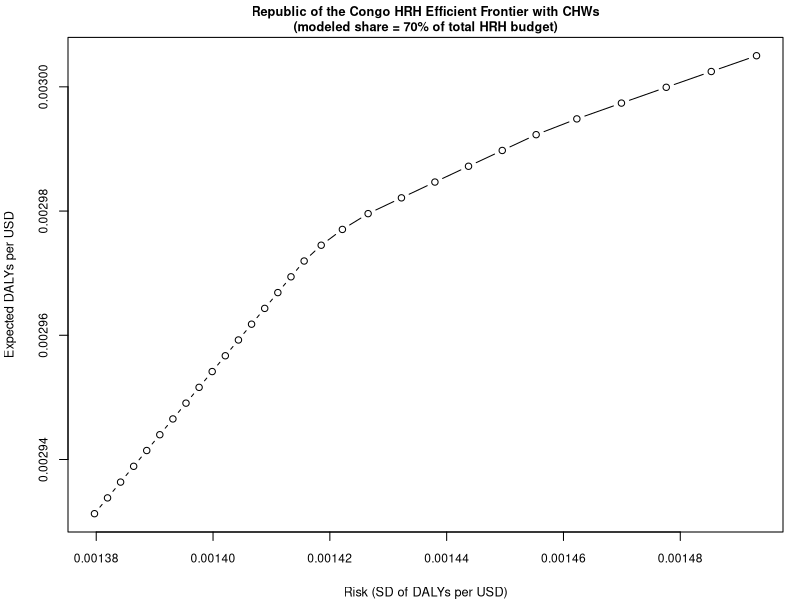

Reproduce this figure in R.
library(quadprog)
set.seed(123)

# Republic of the Congo HRH MPT model with CHWs
# Modeled cadres sum to alpha (< 1), leaving residual share for other unmodeled cadres in the health workforce.
#  total modeled budget share
alpha <- 0.70   #modeled cadres represent 70% of total HRH budget

#  Republic of the Congo Stock 2024 
cadres <- c("CHWs", "Nurses", "Midwives", "Dentists", "Pharmacists", "Doctors")

# Republic of the Congo-specific stock values
stock <- c(
  CHWs        =058567,
  Nurses      = 16252,
  Midwives    = 2236,
  Dentists    =307,
  Pharmacists = 1367,
  Doctors     = 2517
)[cadres]

# Mix within modeled cadres only
mix_all <- stock / sum(stock)

# ---- Monthly cost per worker (USD)
#obtained from just searching

cost_low_m <- c(
  CHWs        = 100,
  Nurses      = 300,
  Midwives    = 300,
  Dentists    = 500,
  Pharmacists = 600,
  Doctors     = 800
)[cadres]

cost_high_m <- c(
  CHWs        = 500,
  Nurses      = 1200,
  Midwives    = 1400,
  Dentists    = 3000,
  Pharmacists = 3500,
  Doctors     = 5000
)[cadres]

# Annual cost per worker (USD/year)
cost_low  <- 12 * cost_low_m
cost_high <- 12 * cost_high_m

stopifnot(all(cost_low > 0), all(cost_high >= cost_low))

#Scenario generation for DALYs per worker-year 
make_scenarios <- function(
    n_scen = 3000,
    cadres_in = cadres,
    work_days = 252,
    hours_day = 8,
    util = 0.75,
    t_service = c(
      CHWs        = 20,
      Nurses      = 15,
      Midwives    = 30,
      Dentists    = 4,
      Pharmacists = 5,
      Doctors     = 22
    ),
    cv = c(
      CHWs        = 0.25,
      Nurses      = 0.20,
      Midwives    = 0.25,
      Dentists    = 0.30,
      Pharmacists = 0.20,
      Doctors     = 0.25
    ),
    daly_per_service_mean = c(
      CHWs        = 0.0035,
      Nurses      = 0.0060,
      Midwives    = 0.0120,
      Dentists    = 0.0020,
      Pharmacists = 0.0040,
      Doctors     = 0.0100
    ),
    daly_per_service_sd = c(
      CHWs        = 0.0012,
      Nurses      = 0.0020,
      Midwives    = 0.0040,
      Dentists    = 0.0010,
      Pharmacists = 0.0015,
      Doctors     = 0.0030
    ),
    shock_prob = 0.12,
    shock_prod_multiplier_mean = 0.85,
    shock_prod_multiplier_sd = 0.06,
    avail_mean = c(
      CHWs        = 0.85,
      Nurses      = 0.90,
      Midwives    = 0.89,
      Dentists    = 0.92,
      Pharmacists = 0.90,
      Doctors     = 0.88
    ),
    avail_sd = c(
      CHWs        = 0.07,
      Nurses      = 0.05,
      Midwives    = 0.05,
      Dentists    = 0.04,
      Pharmacists = 0.05,
      Doctors     = 0.06
    ),
    avail_floor = 0.50
) {
  k <- length(cadres_in)
  out <- matrix(NA_real_, n_scen, k)
  colnames(out) <- cadres_in
  
  t_service <- t_service[cadres_in]
  cv <- cv[cadres_in]
  daly_per_service_mean <- daly_per_service_mean[cadres_in]
  daly_per_service_sd   <- daly_per_service_sd[cadres_in]
  avail_mean <- avail_mean[cadres_in]
  avail_sd   <- avail_sd[cadres_in]
  
  minutes_year <- work_days * hours_day * 60 * util
  prod_mean <- minutes_year / t_service
  prod_sd   <- prod_mean * cv
  
  for (s in seq_len(n_scen)) {
    shock <- runif(1) < shock_prob
    shock_mult <- if (shock) {
      rnorm(1, shock_prod_multiplier_mean, shock_prod_multiplier_sd)
    } else {
      1.0
    }
    shock_mult <- max(0.4, min(1.1, shock_mult))
    
    prod  <- rnorm(k, prod_mean, prod_sd)
    eff   <- rnorm(k, daly_per_service_mean, daly_per_service_sd)
    avail <- rnorm(k, avail_mean, avail_sd)
    
    prod  <- pmax(0, prod)
    eff   <- pmax(0, eff)
    avail <- pmin(1, pmax(avail_floor, avail))
    
    out[s, ] <- prod * eff * avail * shock_mult
  }
  
  out
}

daly_per_worker_scen <- make_scenarios(n_scen = 3000)

# Cost scenarios (USD/year)
make_cost_scenarios_uniform <- function(n_scen, cost_low, cost_high) {
  k <- length(cost_low)
  out <- matrix(NA_real_, n_scen, k)
  colnames(out) <- names(cost_low)
  for (s in seq_len(n_scen)) {
    out[s, ] <- runif(k, min = cost_low, max = cost_high)
  }
  out
}

cost_scen <- make_cost_scenarios_uniform(
  n_scen = nrow(daly_per_worker_scen),
  cost_low = cost_low,
  cost_high = cost_high
)

# DALYs per USD 
daly_per_USD_scen <- daly_per_worker_scen / cost_scen
mu <- colMeans(daly_per_USD_scen)
Sigma <- stats::cov(daly_per_USD_scen)
Sigma <- Sigma + diag(1e-12, length(cadres))

#  Feasible bounds around current mix 
# Bounds are first defined within the modeled sub-portfolio, then scaled by alpha to make the total modeled share sum to alpha.

min_floor <- 0.001
floor_vec <- ifelse(mix_all >= min_floor, min_floor, 0)

lower_raw <- pmax(floor_vec, 0.60 * mix_all)
upper_raw <- pmin(0.80, 1.60 * mix_all)

# This ensures per-cadre feasibility before scaling
lower_within <- pmin(lower_raw, upper_raw)
upper_within <- upper_raw

# This scales to total modeled share alpha
lower <- lower_within * alpha
upper <- upper_within * alpha

names(lower) <- cadres
names(upper) <- cadres

stopifnot(all(lower <= upper + 1e-12))
stopifnot(sum(lower) <= alpha + 1e-12)
stopifnot(sum(upper) >= alpha - 1e-12)

# QP solver 
solve_hrh_mpt <- function(mu, Sigma, lower, upper, alpha, target_return = NULL) {
  k <- length(mu)
  D <- (Sigma + t(Sigma)) / 2
  d <- rep(0, k)
  
  if (is.null(target_return)) {
    # Minimize risk subject to sum(w)=alpha and bounds
    Amat <- cbind(rep(1, k), diag(k), -diag(k))
    bvec <- c(alpha, lower, -upper)
    meq <- 1
  } else {
    # Minimize risk subject to sum(w)=alpha, return >= target, and bounds
    Amat <- cbind(rep(1, k), mu, diag(k), -diag(k))
    bvec <- c(alpha, target_return, lower, -upper)
    meq <- 1
  }
  
  sol <- quadprog::solve.QP(
    Dmat = D,
    dvec = d,
    Amat = Amat,
    bvec = bvec,
    meq  = meq
  )
  
  w <- sol$solution
  w[abs(w) < 1e-12] <- 0
  
  list(
    w = w,
    exp_return = sum(mu * w),
    variance = as.numeric(t(w) %*% Sigma %*% w),
    sd = sqrt(as.numeric(t(w) %*% Sigma %*% w))
  )
}

#Sample feasible portfolios
sample_feasible <- function(n = 12000, lower, upper, alpha) {
  k <- length(lower)
  W <- matrix(NA_real_, n, k)
  
  for (i in seq_len(n)) {
    x <- lower + runif(k) * (upper - lower)
    x <- x * (alpha / sum(x))
    
    for (iter in 1:50) {
      x <- pmin(pmax(x, lower), upper)
      x <- x * (alpha / sum(x))
    }
    
    W[i, ] <- x
  }
  
  colnames(W) <- names(lower)
  W
}

W_samp <- sample_feasible(
  n = 12000,
  lower = lower,
  upper = upper,
  alpha = alpha
)

ret_samp <- as.vector(W_samp %*% mu)

targets <- seq(
  as.numeric(quantile(ret_samp, 0.10)),
  as.numeric(quantile(ret_samp, 0.90)),
  length.out = 30
)

# Efficient frontier 
frontier <- data.frame(
  target = targets,
  exp_return = NA_real_,
  sd = NA_real_
)

for (i in seq_along(targets)) {
  res <- tryCatch(
    solve_hrh_mpt(
      mu = mu,
      Sigma = Sigma,
      lower = lower,
      upper = upper,
      alpha = alpha,
      target_return = targets[i]
    ),
    error = function(e) NULL
  )
  
  if (!is.null(res)) {
    frontier$exp_return[i] <- res$exp_return
    frontier$sd[i] <- res$sd
  }
}

frontier <- frontier[complete.cases(frontier), ]

#  Plot
par(mar = c(4, 4, 2.2, 1), cex = 0.85)
plot(
  frontier$sd, frontier$exp_return, type = "b",
  xlab = "Risk (SD of DALYs per USD)",
  ylab = "Expected DALYs per USD",
  main = paste0(
    "Republic of the Congo HRH Efficient Frontier with CHWs\n",
    "(modeled share = ", alpha * 100, "% of total HRH budget)"
  ),
  cex.main = 0.9, cex.lab = 0.9, cex.axis = 0.85
)

# Choose target portfolio (80th percentile)
target80 <- as.numeric(quantile(ret_samp, 0.80))

best <- solve_hrh_mpt(
  mu = mu,
  Sigma = Sigma,
  lower = lower,
  upper = upper,
  alpha = alpha,
  target_return = target80
)

names(best$w) <- cadres

# Within-modeled-cadres normalized mix
w_modeled_only <- best$w / sum(best$w)
names(w_modeled_only) <- cadres

# Residual share for unmodeled cadres
other_cadres_share <- 1 - sum(best$w)

cat("\n--- Republic of the Congo: Target return portfolio with CHWs ---\n")
cat("Modeled share alpha:", alpha, "\n")
cat("Residual share for other cadres:", round(other_cadres_share, 4), "\n\n")

cat("--- Budget shares as proportion of TOTAL HRH budget ---\n")
print(round(best$w, 4))
cat("Total modeled share:", round(sum(best$w), 4), "\n\n")

cat("--- Budget shares normalized WITHIN modeled cadres only ---\n")
print(round(w_modeled_only, 4))
cat("Within-modeled total:", round(sum(w_modeled_only), 4), "\n\n")

cat("Expected DALYs per USD:", signif(best$exp_return, 6), "\n")
cat("Risk (SD):", signif(best$sd, 6), "\n")

cat("\n--- Bounds used (shares of TOTAL HRH budget) ---\n")
print(data.frame(
  cadre = cadres,
  stock = stock,
  modeled_mix = round(mix_all, 6),
  lower_total_budget = round(lower, 6),
  upper_total_budget = round(upper, 6)
))
